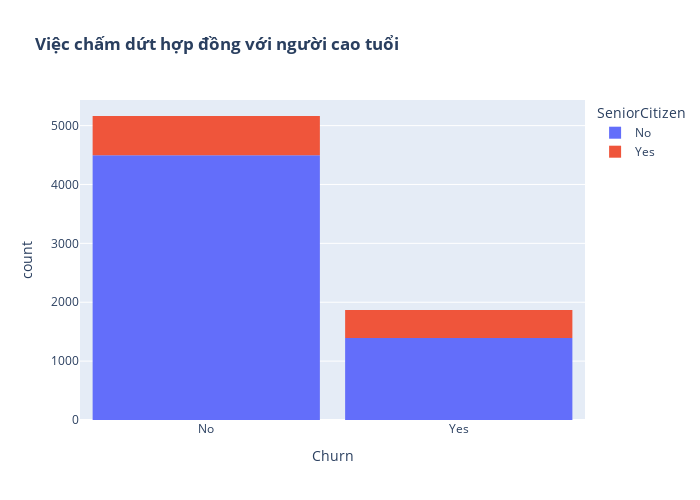

Notebook code cell kept with this figure:
### Markdown cell above
Nhận xét: người có đối tác sẽ ít khi huỷ hợp đồng hơn

### Code cell
fig = px.histogram(df, x="Churn", color="SeniorCitizen", title="<b>Việc chấm dứt hợp đồng với người cao tuổi</b>")
fig.update_layout(width=700, height=500, bargap=0.1)
fig.show()

### Figure 1 — Plotly figure (JSON) as saved in the notebook; plotly's stock layout.template omitted (floating-point values rounded to 4 significant figures; data arrays with more than 128 entries replaced by an {"elided": "..."} marker saying what was removed)
{"data": [{"alignmentgroup": "True", "bingroup": "x", "hovertemplate": "SeniorCitizen=No<br>Churn=%{x}<br>count=%{y}<extra></extra>", "legendgroup": "No", "marker": {"color": "#636efa", "pattern": {"shape": ""}}, "name": "No", "offsetgroup": "No", "orientation": "v", "showlegend": true, "type": "histogram", "x": {"elided": "5890 str values"}, "xaxis": "x", "yaxis": "y"}, {"alignmentgroup": "True", "bingroup": "x", "hovertemplate": "SeniorCitizen=Yes<br>Churn=%{x}<br>count=%{y}<extra></extra>", "legendgroup": "Yes", "marker": {"color": "#EF553B", "pattern": {"shape": ""}}, "name": "Yes", "offsetgroup": "Yes", "orientation": "v", "showlegend": true, "type": "histogram", "x": {"elided": "1142 str values"}, "xaxis": "x", "yaxis": "y"}], "layout": {"bargap": 0.1, "barmode": "relative", "height": 500, "legend": {"title": {"text": "SeniorCitizen"}, "tracegroupgap": 0}, "title": {"text": "<b>Việc chấm dứt hợp đồng với người cao tuổi</b>"}, "width": 700, "xaxis": {"anchor": "y", "domain": [0, 1], "title": {"text": "Churn"}}, "yaxis": {"anchor": "x", "domain": [0, 1], "title": {"text": "count"}}}}
